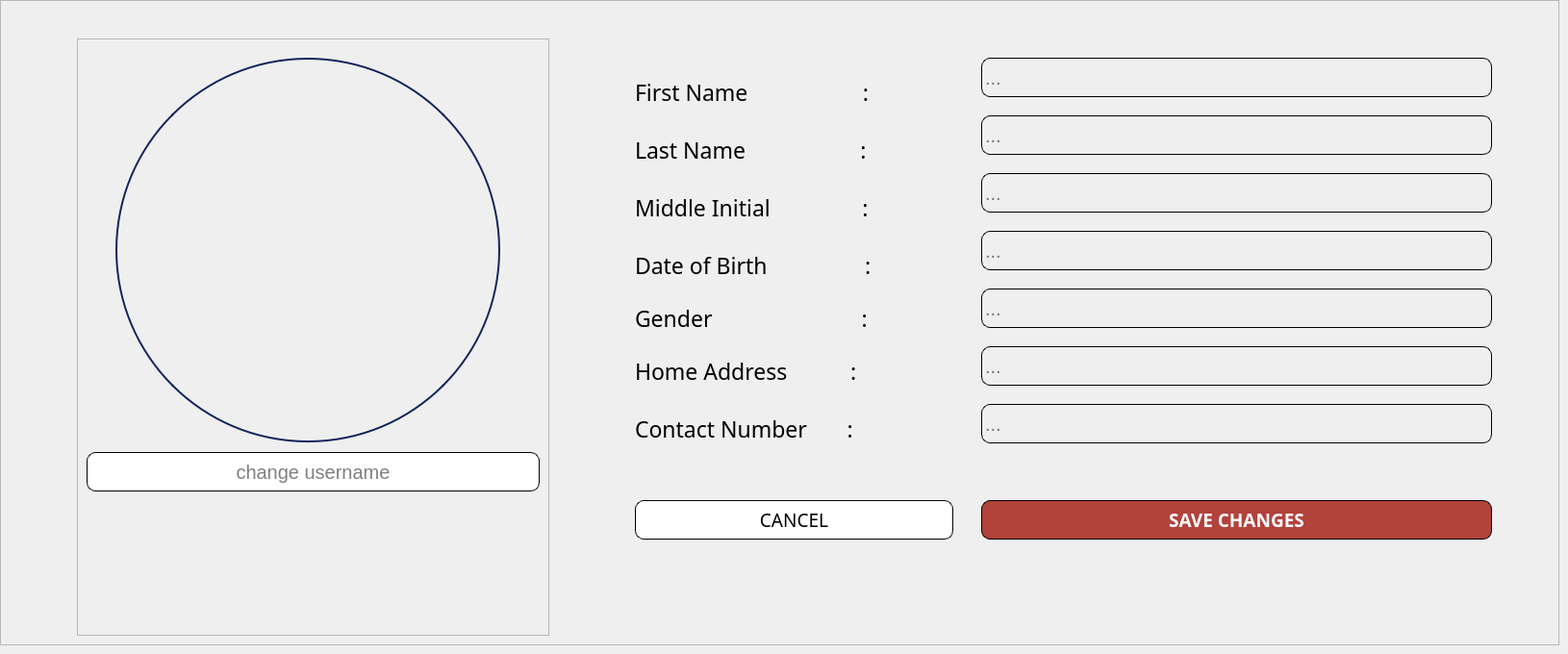
        <widget class="QWidget" name="Edit_Account_cashier">
         <widget class="QFrame" name="frame_33">
          <property name="geometry">
           <rect>
            <x>0</x>
            <y>0</y>
            <width>1621</width>
            <height>671</height>
           </rect>
          </property>
          <property name="frameShape">
           <enum>QFrame::StyledPanel</enum>
          </property>
          <property name="frameShadow">
           <enum>QFrame::Raised</enum>
          </property>
          <widget class="QFrame" name="frame_34">
           <property name="geometry">
            <rect>
             <x>80</x>
             <y>40</y>
             <width>491</width>
             <height>621</height>
            </rect>
           </property>
           <property name="frameShape">
            <enum>QFrame::StyledPanel</enum>
           </property>
           <property name="frameShadow">
            <enum>QFrame::Raised</enum>
           </property>
           <widget class="QLabel" name="label_editUSER_profile_pic_cashier">
            <property name="geometry">
             <rect>
              <x>40</x>
              <y>20</y>
              <width>400</width>
              <height>400</height>
             </rect>
            </property>
            <property name="styleSheet">
             <string notr="true">border-radius: 200px;   /* half of 400 */
border: 2px solid #12245c;  /* optional: blue border */
</string>
            </property>
            <property name="text">
             <string/>
            </property>
            <property name="pixmap">
             <pixmap>:/JJimages/userProfilepicture.png</pixmap>
            </property>
            <property name="scaledContents">
             <bool>true</bool>
            </property>
           </widget>
          </widget>
          <widget class="QFrame" name="frame_35">
           <property name="geometry">
            <rect>
             <x>610</x>
             <y>-60</y>
             <width>961</width>
             <height>561</height>
            </rect>
           </property>
           <property name="font">
            <font>
             <pointsize>7</pointsize>
            </font>
           </property>
           <property name="styleSheet">
            <string notr="true">background: transparent;</string>
           </property>
           <property name="frameShape">
            <enum>QFrame::StyledPanel</enum>
           </property>
           <property name="frameShadow">
            <enum>QFrame::Raised</enum>
           </property>
           <widget class="QLabel" name="label_79">
            <property name="geometry">
             <rect>
              <x>50</x>
              <y>140</y>
              <width>321</width>
              <height>31</height>
             </rect>
            </property>
            <property name="font">
             <font>
              <family>Poppins Medium</family>
              <pointsize>17</pointsize>
             </font>
            </property>
            <property name="text">
             <string>First Name                    :</string>
            </property>
           </widget>
           <widget class="QLabel" name="label_80">
            <property name="geometry">
             <rect>
              <x>50</x>
              <y>200</y>
              <width>301</width>
              <height>31</height>
             </rect>
            </property>
            <property name="font">
             <font>
              <family>Poppins Medium</family>
              <pointsize>17</pointsize>
             </font>
            </property>
            <property name="text">
             <string>Last Name                    :</string>
            </property>
           </widget>
           <widget class="QLabel" name="label_81">
            <property name="geometry">
             <rect>
              <x>50</x>
              <y>250</y>
              <width>321</width>
              <height>51</height>
             </rect>
            </property>
            <property name="font">
             <font>
              <family>Poppins Medium</family>
              <pointsize>17</pointsize>
             </font>
            </property>
            <property name="text">
             <string>Middle Initial                :</string>
            </property>
           </widget>
           <widget class="QLabel" name="label_82">
            <property name="geometry">
             <rect>
              <x>50</x>
              <y>310</y>
              <width>311</width>
              <height>51</height>
             </rect>
            </property>
            <property name="font">
             <font>
              <family>Poppins Medium</family>
              <pointsize>17</pointsize>
             </font>
            </property>
            <property name="text">
             <string>Date of Birth                 :</string>
            </property>
           </widget>
           <widget class="QLabel" name="label_83">
            <property name="geometry">
             <rect>
              <x>50</x>
              <y>370</y>
              <width>311</width>
              <height>41</height>
             </rect>
            </property>
            <property name="font">
             <font>
              <family>Poppins Medium</family>
              <pointsize>17</pointsize>
             </font>
            </property>
            <property name="text">
             <string>Gender                          :</string>
            </property>
           </widget>
           <widget class="QLabel" name="label_84">
            <property name="geometry">
             <rect>
              <x>50</x>
              <y>410</y>
              <width>311</width>
              <height>71</height>
             </rect>
            </property>
            <property name="font">
             <font>
              <family>Poppins Medium</family>
              <pointsize>17</pointsize>
             </font>
            </property>
            <property name="text">
             <string>Home Address           :</string>
            </property>
           </widget>
           <widget class="QLabel" name="label_85">
            <property name="geometry">
             <rect>
              <x>50</x>
              <y>460</y>
              <width>321</width>
              <height>91</height>
             </rect>
            </property>
            <property name="font">
             <font>
              <family>Poppins Medium</family>
              <pointsize>17</pointsize>
             </font>
            </property>
            <property name="text">
             <string>Contact Number       :</string>
            </property>
           </widget>
           <widget class="QLineEdit" name="lineEdit_editFname_cashier">
            <property name="geometry">
             <rect>
              <x>410</x>
              <y>120</y>
              <width>531</width>
              <height>41</height>
             </rect>
            </property>
            <property name="font">
             <font>
              <pointsize>15</pointsize>
             </font>
            </property>
            <property name="styleSheet">
             <string notr="true">border: 1px solid #000000; 
border-radius: 9px; 
padding: 1px;</string>
            </property>
            <property name="text">
             <string/>
            </property>
            <property name="placeholderText">
             <string>...</string>
            </property>
           </widget>
           <widget class="QLineEdit" name="lineEdit_editLname_cashier">
            <property name="geometry">
             <rect>
              <x>410</x>
              <y>180</y>
              <width>531</width>
              <height>41</height>
             </rect>
            </property>
            <property name="font">
             <font>
              <pointsize>15</pointsize>
             </font>
            </property>
            <property name="styleSheet">
             <string notr="true">border: 1px solid #000000; 
border-radius: 9px; 
padding: 1px;</string>
            </property>
            <property name="text">
             <string/>
            </property>
            <property name="placeholderText">
             <string>...</string>
            </property>
           </widget>
           <widget class="QLineEdit" name="lineEdit_editMidInitial_cashier">
            <property name="geometry">
             <rect>
              <x>410</x>
              <y>240</y>
              <width>531</width>
              <height>41</height>
             </rect>
            </property>
            <property name="font">
             <font>
              <pointsize>15</pointsize>
             </font>
            </property>
            <property name="styleSheet">
             <string notr="true">border: 1px solid #000000; 
border-radius: 9px; 
padding: 1px;</string>
            </property>
            <property name="text">
             <string/>
            </property>
            <property name="placeholderText">
             <string>...</string>
            </property>
           </widget>
           <widget class="QLineEdit" name="lineEdit_editDOB_cashier">
            <property name="geometry">
             <rect>
              <x>410</x>
              <y>300</y>
              <width>531</width>
              <height>41</height>
             </rect>
            </property>
            <property name="font">
             <font>
              <pointsize>15</pointsize>
             </font>
            </property>
            <property name="styleSheet">
             <string notr="true">border: 1px solid #000000; 
border-radius: 9px; 
padding: 1px;</string>
            </property>
            <property name="text">
             <string/>
            </property>
            <property name="placeholderText">
             <string>...</string>
            </property>
           </widget>
           <widget class="QLineEdit" name="lineEdit_editGender_cashier">
            <property name="geometry">
             <rect>
              <x>410</x>
              <y>360</y>
              <width>531</width>
              <height>41</height>
             </rect>
            </property>
            <property name="font">
             <font>
              <pointsize>15</pointsize>
             </font>
            </property>
            <property name="styleSheet">
             <string notr="true">border: 1px solid #000000; 
border-radius: 9px; 
padding: 1px;</string>
            </property>
            <property name="text">
             <string/>
            </property>
            <property name="placeholderText">
             <string>...</string>
            </property>
           </widget>
           <widget class="QLineEdit" name="lineEdit_editHomeAddress_cashier">
            <property name="geometry">
             <rect>
              <x>410</x>
              <y>420</y>
              <width>531</width>
              <height>41</height>
             </rect>
            </property>
            <property name="font">
             <font>
              <pointsize>15</pointsize>
             </font>
            </property>
            <property name="styleSheet">
             <string notr="true">border: 1px solid #000000; 
border-radius: 9px; 
padding: 1px;</string>
            </property>
            <property name="text">
             <string/>
            </property>
            <property name="placeholderText">
             <string>...</string>
            </property>
           </widget>
           <widget class="QLineEdit" name="lineEdit_editContactNum_cashier">
            <property name="geometry">
             <rect>
              <x>410</x>
              <y>480</y>
              <width>531</width>
              <height>41</height>
             </rect>
            </property>
            <property name="font">
             <font>
              <pointsize>15</pointsize>
             </font>
            </property>
            <property name="styleSheet">
             <string notr="true">border: 1px solid #000000; 
border-radius: 9px; 
padding: 1px;</string>
            </property>
            <property name="text">
             <string/>
            </property>
            <property name="placeholderText">
             <string>...</string>
            </property>
           </widget>
          </widget>
          <widget class="QLineEdit" name="lineEdit_editUSERNAME_cashier">
           <property name="geometry">
            <rect>
             <x>90</x>
             <y>470</y>
             <width>471</width>
             <height>41</height>
            </rect>
           </property>
           <property name="font">
            <font>
             <pointsize>15</pointsize>
            </font>
           </property>
           <property name="styleSheet">
            <string notr="true">border: 1px solid #000000; 
border-radius: 9px; 
padding: 1px;</string>
           </property>
           <property name="text">
            <string/>
           </property>
           <property name="alignment">
            <set>Qt::AlignCenter</set>
           </property>
           <property name="placeholderText">
            <string>change username</string>
           </property>
          </widget>
          <widget class="QPushButton" name="pushButton_saveEditaccount_cashier">
           <property name="geometry">
            <rect>
             <x>1020</x>
             <y>520</y>
             <width>531</width>
             <height>41</height>
            </rect>
           </property>
           <property name="font">
            <font>
             <family>Poppins Medium</family>
             <pointsize>14</pointsize>
             <weight>62</weight>
             <bold>true</bold>
            </font>
           </property>
           <property name="styleSheet">
            <string notr="true">
color: #ffffff;
border: 1px solid #000000; 
border-radius: 9px; 
padding: 3px; 
background-color: #b2423c; 
font-weight: 500;
</string>
           </property>
           <property name="text">
            <string>SAVE CHANGES</string>
           </property>
          </widget>
          <widget class="QPushButton" name="pushButton_cancelEditaccount_cashier">
           <property name="geometry">
            <rect>
             <x>660</x>
             <y>520</y>
             <width>331</width>
             <height>41</height>
            </rect>
           </property>
           <property name="font">
            <font>
             <family>Poppins Medium</family>
             <pointsize>14</pointsize>
            </font>
           </property>
           <property name="styleSheet">
            <string notr="true">/* Default Inactive Buttons */
QPushButton {
color: #000000;
border: 1px solid #000000; 
border-radius: 9px; 
padding: 3px; 
background-color: #ffffff; 
}
/* Hover Effect on Inactive Buttons */
QPushButton:hover {
    background-color:#dbdcd8;
color:black;
font-weight: 500;
}

/* Active Button (Current Page) */
QPushButton#activeButton {
    background-color: #dbdcd8;
    color: black;
font-weight: 500;
}
</string>
           </property>
           <property name="text">
            <string>CANCEL</string>
           </property>
          </widget>
         </widget>
        </widget>
